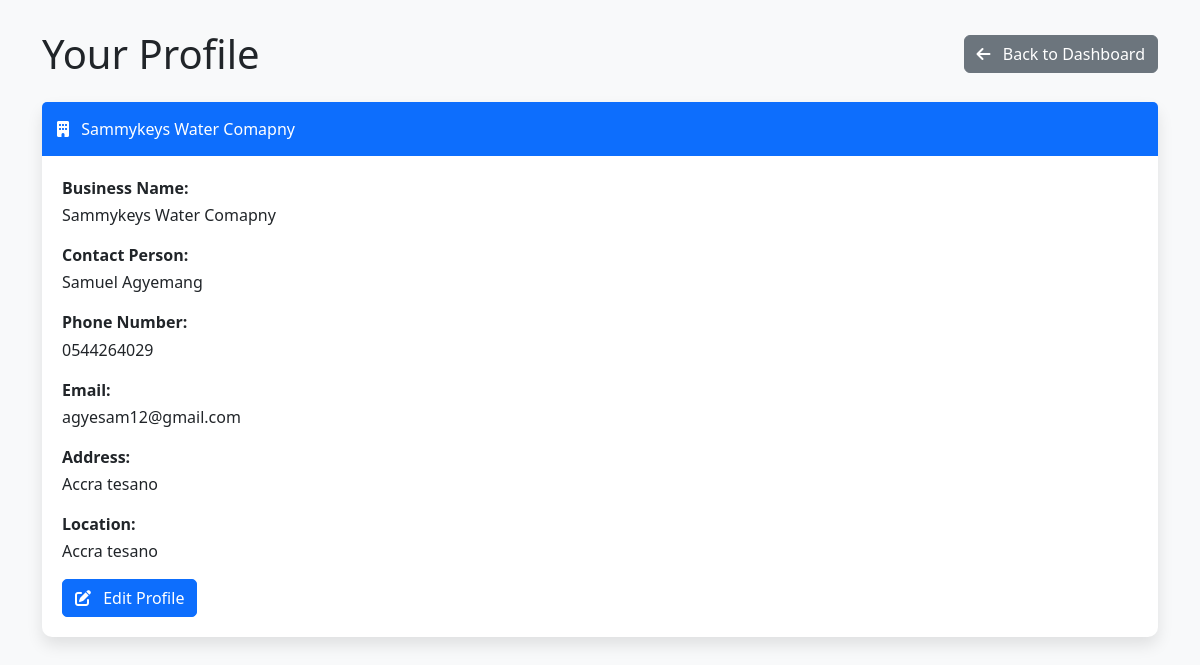
The app's page /vendor/profile/ (signed in) with its own data.
### authentication/models.py (models this page shows, shortened)
class Vendor(models.Model):
    vendor_id = UniqueIDField(primary_key=True, editable=False, unique=True)
    user = models.OneToOneField(User, on_delete=models.CASCADE, related_name="vendor_profile")
    business_name = models.CharField(max_length=100)
    location = models.CharField(max_length=255)
    price_per_liter = models.DecimalField(max_digits=10, decimal_places=2)
    status = models.CharField(max_length=15, choices=DESCIPLINE_CHOICES, default='Active')

class User(AbstractBaseUser, PermissionsMixin):
    user_id = UniqueIDField(primary_key=True, unique=True, editable=False)
    email = models.EmailField(unique=True, blank=True, null=True)
    phone_number = models.CharField(max_length=15, unique=True, validators=[
        RegexValidator(regex=r'^\+?\d{9,15}$', message="Enter a valid phone number.")
    ])
    full_name = models.CharField(max_length=100)
    address = models.CharField(max_length=255, blank=True, null=True)
    gender = models.CharField(max_length=10, choices=GENDER_CHOICES, blank=True, null=True)
    photo = models.ImageField(upload_to='uploaded_files/kyc/photos/', default='media/profile.png', null=True, blank=True)
    date_joined = models.DateTimeField(default=timezone.now)
    is_active = models.BooleanField(default=True)
    is_staff = models.BooleanField(default=False)
    is_customer = models.BooleanField(default=False)
    is_vendor = models.BooleanField(default=False)
    is_driver = models.BooleanField(default=False)
    is_admin = models.BooleanField(default=False)
    latitude = models.DecimalField(max_digits=9, decimal_places=6, null=True, blank=True)
    longitude = models.DecimalField(max_digits=9, decimal_places=6, null=True, blank=True)
    last_location_update = models.DateTimeField(null=True, blank=True)
    groups = models.ManyToManyField(Group, related_name="custom_user_groups", blank=True)
    user_permissions = models.ManyToManyField(Permission, related_name="custom_user_permissions", blank=True)
    objects = CustomUserManager()
    USERNAME_FIELD = 'phone_number'
    REQUIRED_FIELDS = ['email', 'full_name']
    def __str__(self):
        return self.full_name

### authentication/views.py (the view)
# urls.py: path('vendor/profile/', VendorProfileView.as_view(), name='vendor_profile'),
@method_decorator((login_required, vendor_required), name='dispatch')
class VendorProfileView(View):
    template_name = 'vendor/vendor_profile.html'
    def get(self, request):
        try:
            vendor = request.user.vendor_profile
            context = {
                'vendor': vendor,
                'page_name': 'vendor_profile',
            }
            return render(request, self.template_name, context)
        except Vendor.DoesNotExist:
            messages.error(request, "Your vendor profile could not be found.")
            return redirect('vendor_dashboard') # Redirect to dashboard or appropriate page
        except Exception as e:
            print(e)
            messages.error(request, f"An error occurred while fetching your profile: {e}")
            return redirect('vendor_dashboard') # Redirect to dashboard or appropriate page

### templates/vendor/vendor_profile.html (shortened to what this page needs)
{% load static %}
<!DOCTYPE html>
<html lang="en">
<head>
    <link href="https://cdn.jsdelivr.net/npm/bootstrap@5.3.2/dist/css/bootstrap.min.css" rel="stylesheet">
    <link rel="stylesheet" href="https://cdnjs.cloudflare.com/ajax/libs/font-awesome/6.0.0/css/all.min.css">
</head>
<body>
    <div class="container">
        <div class="d-flex justify-content-between align-items-center mb-4">
            <h1 class="mb-0">Your Profile</h1>
            <a href="{% url 'vendor_dashboard' %}" class="btn btn-secondary">
                <i class="fas fa-arrow-left me-2"></i> Back to Dashboard
            </a>
        </div>
        {% if vendor %}
            <div class="card">
                <div class="card-header bg-primary text-white">
                    <i class="fas fa-building me-2"></i> {{ vendor.business_name|default:"Vendor Information" }}
                </div>
                <div class="card-body profile-info">
                    <div class="mb-3">
                        <label for="business_name">Business Name:</label>
                        <p id="business_name">{{ vendor.business_name|default:"N/A" }}</p>
                    </div>
                    <div class="mb-3">
                        <label for="contact_person">Contact Person:</label>
                        <p id="contact_person">{{ vendor.user|default:"N/A" }}</p>
                    </div>
                    <div class="mb-3">
                        <label for="phone_number">Phone Number:</label>
                        <p id="phone_number">{{ vendor.user.phone_number|default:"N/A" }}</p>
                    </div>
                    <div class="mb-3">
                        <label for="email">Email:</label>
                        <p id="email">{{ vendor.user.email|default:"N/A" }}</p>
                    </div>
                    <div class="mb-3">
                        <label for="address">Address:</label>
                        <p id="address">{{ vendor.user.address|default:"N/A" }}</p>
                    </div>
                    <div class="mb-3">
                        <label for="description">Location:</label>
                        <p id="description">{{ vendor.location|default:"N/A" }}</p>
                    </div>
                    <a href="{% url 'vendor_profile_edit' %}" class="btn btn-primary">
                        <i class="fas fa-edit me-2"></i> Edit Profile
                    </a>
                </div>
            </div>
        {% else %}
            <div class="alert alert-info" role="alert">
                No vendor profile information available.
            </div>
        {% endif %}
    </div>
</body>
</html>

### templates/vendor/vendor_profile.html (style rules this page uses)
body { background-color: #f8f9fa; }
.container { margin-top: 30px; }
.card { border: none; border-radius: 10px; box-shadow: 0 0.5rem 1rem rgba(0, 0, 0, 0.1); }
.card-header { background-color: #007bff; color: white; border-bottom: none; border-radius: 10px 10px 0 0; padding: 15px; }
.card-body { padding: 20px; }
.profile-info label { font-weight: bold; margin-bottom: 0.2rem; display: block; }
.profile-info p { margin-bottom: 1rem; }
.btn-primary { border-radius: 5px; }

### records on screen
Vendor: business_name "Sammykeys Water Comapny", user "Samuel Agyemang", user.phone_number "0544264029", user.email "agyesam12@gmail.com", user.address "Accra tesano", location "Accra tesano"
